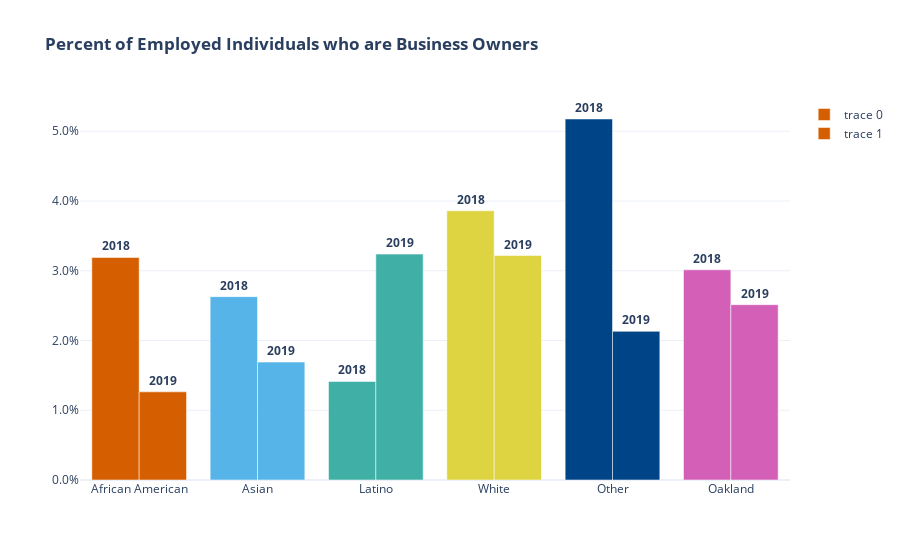

Notebook source saved alongside this figure:
### Code cell
colors = ['#D55E00','#56B4E9','#40B0A6','#ded340','#004488', '#D35FB7']

fig = go.Figure(data=[go.Bar(
    x=ind1p.RACE,
    y=ind1p.counts,
    marker_color=colors,
    text = '<b>2018</b>',
    textposition='outside',
    offsetgroup=0,
),
                     go.Bar(
    x=ind1.RACE,
    y=ind1.counts,
    marker_color=colors,
    text = '<b>2019</b>',
    textposition='outside',
    offsetgroup=1,
)])


fig.update_layout(yaxis_tickformat = '.1%', template="plotly_white", title_text='<b>Percent of Employed Individuals who are Business Owners</b>')

### Figure 1 — Plotly figure (JSON) as saved in the notebook; plotly's stock layout.template omitted (floating-point values rounded to 4 significant figures)
{"data": [{"marker": {"color": ["#D55E00", "#56B4E9", "#40B0A6", "#ded340", "#004488", "#D35FB7"]}, "offsetgroup": "0", "text": "<b>2018</b>", "textposition": "outside", "type": "bar", "x": ["African American", "Asian", "Latino", "White", "Other", "Oakland"], "y": [0.0319, 0.02629, 0.01413, 0.0386, 0.05176, 0.03013]}, {"marker": {"color": ["#D55E00", "#56B4E9", "#40B0A6", "#ded340", "#004488", "#D35FB7"]}, "offsetgroup": "1", "text": "<b>2019</b>", "textposition": "outside", "type": "bar", "x": ["African American", "Asian", "Latino", "White", "Other", "Oakland"], "y": [0.01264, 0.01691, 0.03239, 0.03219, 0.02131, 0.02514]}], "layout": {"title": {"text": "<b>Percent of Employed Individuals who are Business Owners</b>"}, "yaxis": {"tickformat": ".1%"}}}
